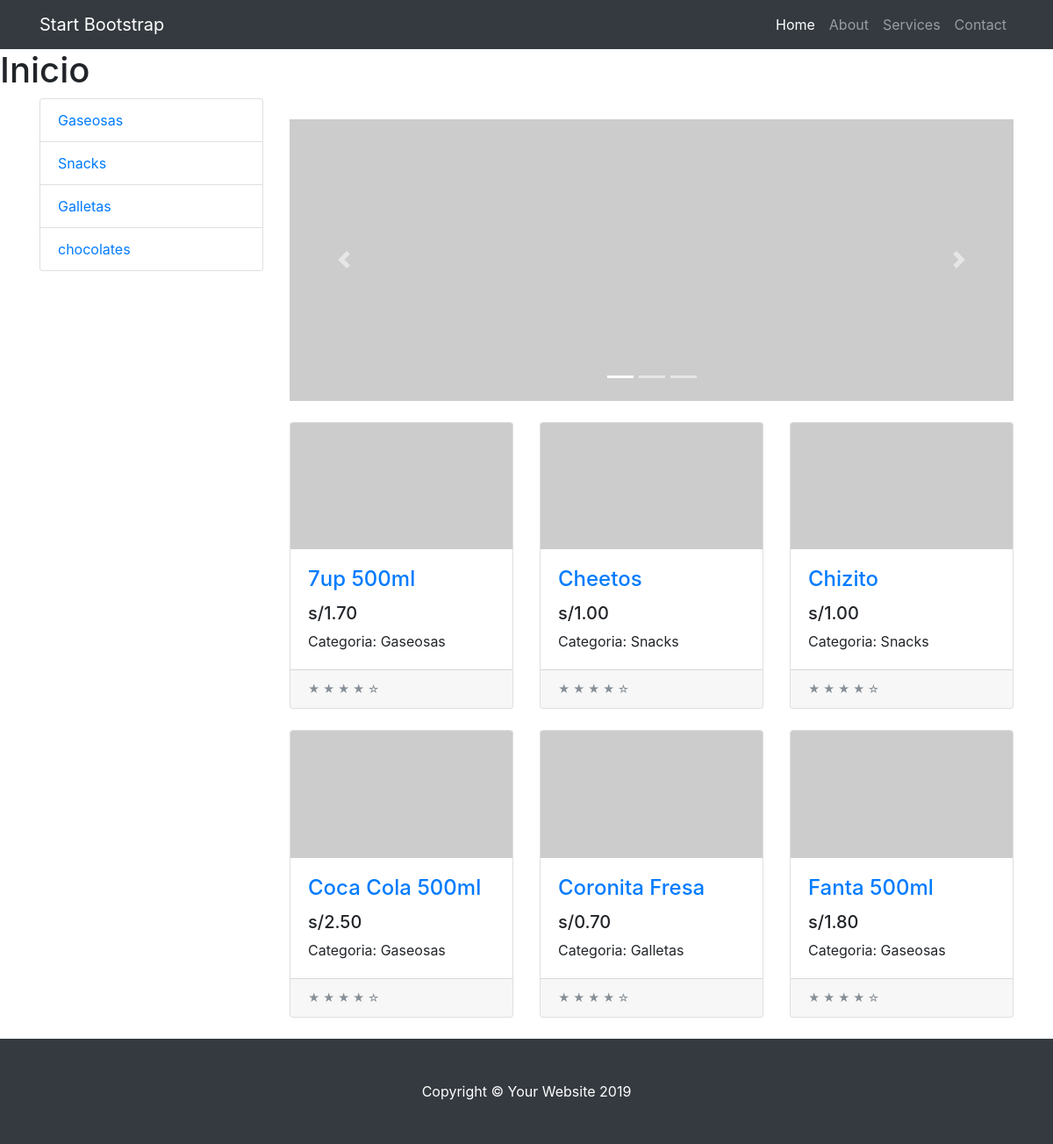
The app's page /tienda/ with its own data.
### tienda/models.py (models this page shows, shortened)
class Producto(models.Model):
    categoria = models.ForeignKey(Categoria,on_delete=models.CASCADE)
    nombre = models.CharField(max_length=200)
    precio = models.DecimalField(max_digits=6,decimal_places=2)
    stock = models.IntegerField(default=0)
    pub_date = models.DateTimeField('date published')

class Categoria(models.Model):
    nombre = models.CharField(max_length=200)
    pub_date = models.DateTimeField('fecha de registro',auto_now=True)

### tienda/views.py (the view)
# urls.py: path('', views.index, name='index'),  # Página principal que muestra productos
def index(request):
    product_list = Producto.objects.order_by('nombre')[:6]
    context = {'product_list': product_list}
    return render(request, 'index.html', context)

### tienda/templates/index.html (shortened to what this page needs)
<h1>Inicio</h1>
{% extends  "layout.html"%}
{% block content %}
<div id="carouselExampleIndicators" class="carousel slide my-4" data-ride="carousel">
    <ol class="carousel-indicators">
      <li data-target="#carouselExampleIndicators" data-slide-to="0" class="active"></li>
      <li data-target="#carouselExampleIndicators" data-slide-to="1"></li>
      <li data-target="#carouselExampleIndicators" data-slide-to="2"></li>
    </ol>
    <div class="carousel-inner" role="listbox">
      <div class="carousel-item active">
        <img class="d-block img-fluid" src="http://placehold.it/900x350" alt="First slide">
      </div>
    </div>
    <a class="carousel-control-prev" href="#carouselExampleIndicators" role="button" data-slide="prev">
      <span class="carousel-control-prev-icon" aria-hidden="true"></span>
    </a>
    <a class="carousel-control-next" href="#carouselExampleIndicators" role="button" data-slide="next">
      <span class="carousel-control-next-icon" aria-hidden="true"></span>
    </a>
  </div>
<div class="row">
    {% for prod in product_list %}
    <div class="col-lg-4 col-md-6 mb-4">
      <div class="card h-100">
        <a href="producto/{{prod.id}}/"><img class="card-img-top" src="http://placehold.it/700x400" alt=""></a>
        <div class="card-body">
          <h4 class="card-title">
            <a href="producto/{{prod.id}}/">{{prod.nombre}}</a>
          </h4>
          <h5> s/{{prod.precio}}</h5>
          <p class="card-text">Categoria: {{prod.categoria.nombre}}</p>
        </div>
        <div class="card-footer">
          <small class="text-muted">&#9733; &#9733; &#9733; &#9733; &#9734;</small>
        </div>
      </div>
    </div>
    {% endfor %}
  </div>
{% endblock%}

### tienda/templates/layout.html (shortened to what this page needs)
{% load static %}
<!DOCTYPE html>
<html lang="en">
<head>
    <link href="{% static 'vendor/bootstrap/css/bootstrap.min.css' %}" rel="stylesheet">
    <link href="{% static 'css/shop.css' %}" rel="stylesheet">
</head>
<body>
    <nav class="navbar navbar-expand-lg navbar-dark bg-dark fixed-top">
        <div class="container">
            <a class="navbar-brand" href="{% url 'tienda:index' %}">Start Bootstrap</a>
            <div class="collapse navbar-collapse" id="navbarResponsive">
                <ul class="navbar-nav ml-auto">
                    <li class="nav-item active">
                        <a class="nav-link" href="{% url 'tienda:index' %}">Home
                        </a>
                    </li>
                    <li class="nav-item">
                        <a class="nav-link" href="#">About</a>
                    </li>
                    <li class="nav-item">
                        <a class="nav-link" href="#">Services</a>
                    </li>
                    <li class="nav-item">
                        <a class="nav-link" href="#">Contact</a>
                    </li>
                </ul>
            </div>
        </div>
    </nav>
    <div class="container">
        <div class="row">
            <div class="col-lg-3">
                <div class="list-group">
                    <a href="{% url 'tienda:categoria' 1 %}" class="list-group-item">Gaseosas</a>
                    <a href="{% url 'tienda:categoria' 2 %}" class="list-group-item">Snacks</a>
                    <a href="{% url 'tienda:categoria' 3 %}" class="list-group-item">Galletas</a>
                    <a href="{% url 'tienda:categoria' 4 %}" class="list-group-item">chocolates</a>
                </div>
            </div>
            <div class="col-lg-9">
                {% block content %}{% endblock %}
            </div>
        </div>
    </div>
    <footer class="py-5 bg-dark">
        <div class="container">
            <p class="m-0 text-center text-white">Copyright &copy; Your Website 2019</p>
        </div>
    </footer>
</body>
</html>

### tienda/static/css/shop.css (style rules this page uses)
body { padding-top: 54px; }
@media (min-width: 992px) { body { padding-top: 56px; } }

### records on screen
Producto: nombre "7up 500ml", precio "1.70", categoria.nombre "Gaseosas"
Producto: nombre "Cheetos", precio "1.00", categoria.nombre "Snacks"
Producto: nombre "Chizito", precio "1.00", categoria.nombre "Snacks"
Producto: nombre "Coca Cola 500ml", precio "2.50", categoria.nombre "Gaseosas"
Producto: nombre "Coronita Fresa", precio "0.70", categoria.nombre "Galletas"
Producto: nombre "Fanta 500ml", precio "1.80", categoria.nombre "Gaseosas"
